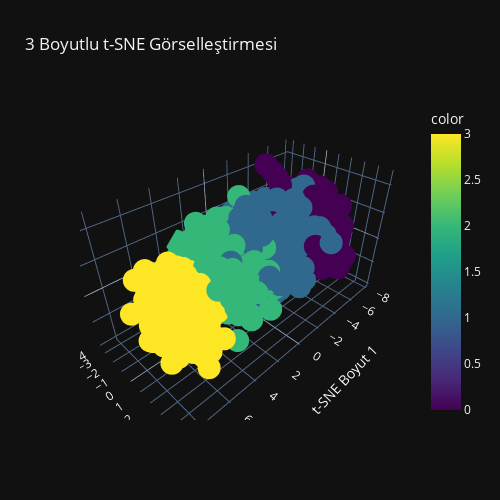

This figure's notebook cell:
### Code cell
# DataFrame
df_tsne = pd.DataFrame({
    'tsne1': X_reduced[:, 0],
    'tsne2': X_reduced[:, 1],
    'tsne3': X_reduced[:, 2],
    'label': y_balanced
})

# Etkileşimli 3B scatter plot
fig = px.scatter_3d(df_tsne, x='tsne1', y='tsne2', z='tsne3',
                    color=y_balanced,
                    title='3 Boyutlu t-SNE Görselleştirmesi',
                    labels={'tsne1': 't-SNE Boyut 1',
                            'tsne2': 't-SNE Boyut 2',
                            'tsne3': 't-SNE Boyut 3'},
                    color_continuous_scale='viridis')

fig.update_layout(
    width=500,  # piksel cinsinden genişlik
    height=500, # piksel cinsinden yükseklik
    autosize=False  # otomatik boyutlandırmayı kapat
)

fig.write_image("3d_tsne_gorseli.png")


fig.show()

### Figure 1 — Plotly figure (JSON) as saved in the notebook; plotly's stock layout.template omitted (floating-point values rounded to 4 significant figures; data arrays with more than 128 entries replaced by an {"elided": "..."} marker saying what was removed)
{"data": [{"hovertemplate": "t-SNE Boyut 1=%{x}<br>t-SNE Boyut 2=%{y}<br>t-SNE Boyut 3=%{z}<br>color=%{marker.color}<extra></extra>", "legendgroup": "", "marker": {"color": {"elided": "7936 float values"}, "coloraxis": "coloraxis", "symbol": "circle"}, "mode": "markers", "name": "", "scene": "scene", "showlegend": false, "x": {"elided": "7936 float values"}, "y": {"elided": "7936 float values"}, "z": {"elided": "7936 float values"}, "type": "scatter3d"}], "layout": {"scene": {"domain": {"x": [0.0, 1.0], "y": [0.0, 1.0]}, "xaxis": {"title": {"text": "t-SNE Boyut 1"}}, "yaxis": {"title": {"text": "t-SNE Boyut 2"}}, "zaxis": {"title": {"text": "t-SNE Boyut 3"}}}, "coloraxis": {"colorbar": {"title": {"text": "color"}}, "colorscale": [[0.0, "#440154"], [0.1111, "#482878"], [0.2222, "#3e4989"], [0.3333, "#31688e"], [0.4444, "#26828e"], [0.5556, "#1f9e89"], [0.6667, "#35b779"], [0.7778, "#6ece58"], [0.8889, "#b5de2b"], [1.0, "#fde725"]]}, "legend": {"tracegroupgap": 0}, "title": {"text": "3 Boyutlu t-SNE Görselleştirmesi"}, "width": 500, "height": 500, "autosize": false}}
